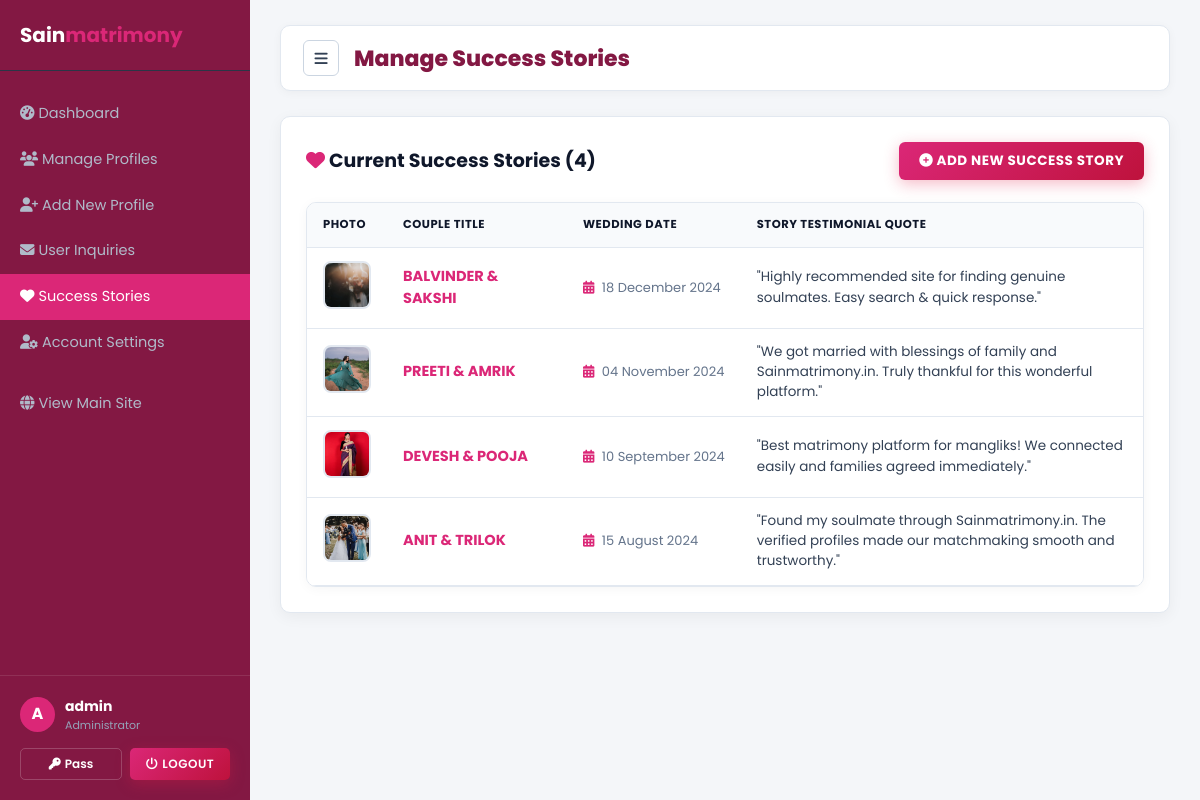
The app's page /admin/stories.php (signed in) with its own data.
### tables this page shows
CREATE TABLE `success_stories` (
  `id` int(11) NOT NULL AUTO_INCREMENT,
  `title` varchar(150) NOT NULL,
  `story` text NOT NULL,
  `photo` varchar(255) NOT NULL,
  `story_date` varchar(50) DEFAULT '',
  `status` enum('active','inactive') DEFAULT 'active',
  `created_at` timestamp NOT NULL DEFAULT current_timestamp(),
  PRIMARY KEY (`id`)
);

### admin/stories.php (the view, shortened to what this page needs)
<?php
require_once __DIR__ . '/header.php';
$stories = $pdo->query("SELECT * FROM success_stories ORDER BY id DESC")->fetchAll();
?>
<div style="background: #ffffff; padding: 25px; border-radius: 10px; box-shadow: 0 4px 15px rgba(0,0,0,0.05); border: 1px solid #e2e8f0;">
    <div style="display: flex; justify-content: space-between; align-items: center; gap: 15px; margin-bottom: 22px; flex-wrap: wrap;">
        <div>
            <h3 style="margin: 0; font-size: 19px; font-weight: 700; color: #0f172a;">
                <i class="fa fa-heart" style="color: var(--primary-red);"></i> Current Success Stories (<?php echo count($stories); ?>)
            </h3>
        </div>
        <a href="add-story.php" class="btn-red" style="padding: 9px 20px; font-size: 13.5px; border-radius: 6px;"><i class="fa fa-plus-circle"></i> Add New Success Story</a>
    </div>
    <div class="table-responsive">
        <table>
            <thead>
                <tr>
                    <th style="width: 70px;">Photo</th>
                    <th style="width: 180px;">Couple Title</th>
                    <th style="width: 150px;">Wedding Date</th>
                    <th>Story Testimonial Quote</th>
                </tr>
            </thead>
            <tbody>
                <?php if (count($stories) > 0): ?>
                    <?php foreach ($stories as $st): ?>
                        <tr>
                            <td>
                                <img src="../images/<?php echo htmlspecialchars($st['photo']); ?>" alt="" style="width: 48px; height: 48px; border-radius: 8px; object-fit: cover; border: 2px solid #e2e8f0;">
                            </td>
                            <td><strong style="color: var(--primary-red); font-size: 14.5px;"><?php echo htmlspecialchars($st['title']); ?></strong></td>
                            <td style="white-space: nowrap; font-size: 13px; color: #64748b;"><i class="fa fa-calendar-alt" style="color: var(--primary-red); margin-right: 4px;"></i> <?php echo htmlspecialchars($st['story_date']); ?></td>
                            <td style="font-size: 13.5px; color: #334155; line-height: 1.5;">"<?php echo htmlspecialchars($st['story']); ?>"</td>
                        </tr>
                    <?php endforeach; ?>
                <?php endif; ?>
            </tbody>
        </table>
    </div>
</div>
<?php require_once __DIR__ . '/footer.php'; ?>

### css/style.css (style rules this page uses)
:root { --primary-red: #db2777; --primary-red-hover: #be185d; --secondary-gold: #f472b6; --secondary-gold-dark: #db2777; --gold-gradient: linear-gradient(135deg, #f472b6 0%, #db2777 100%); --pink-gradient: linear-gradient(135deg, #ec4899 0%, #be185d 100%); --dark-navy: #831843; --dark-footer: #4c0519; --light-bg: #fdf2f8; --text-dark: #1e293b; --text-muted: #64748b; --border-color: #fbcfe8; }
* { margin: 0; padding: 0; box-sizing: border-box; font-family: 'Poppins', 'Segoe UI', sans-serif; }
body { background-color: #ffffff; color: var(--text-dark); line-height: 1.5; top: 0px !important; position: static !important; }
a { text-decoration: none; color: inherit; }
.btn-red { background: linear-gradient(135deg, var(--primary-red) 0%, #be123c 100%); color: #ffffff !important; padding: 11px 24px; border-radius: 8px; font-weight: 700; border: none; cursor: pointer; display: inline-block; transition: all 0.3s ease; box-shadow: 0 4px 15px rgba(225, 29, 72, 0.3); text-transform: uppercase; font-size: 13.5px; letter-spacing: 0.5px; }
.table-responsive { background: #ffffff; border-radius: 10px; overflow-x: auto; box-shadow: 0 2px 12px rgba(0,0,0,0.04); border: 1px solid #e2e8f0; width: 100%; }
.table-responsive table { width: 100%; min-width: 950px; border-collapse: collapse; }
th, td { padding: 13px 16px; text-align: left; border-bottom: 1px solid #e2e8f0; font-size: 13.5px; vertical-align: middle; }
th { background-color: #f8fafc; font-weight: 700; color: #0f172a; text-transform: uppercase; font-size: 11.5px; letter-spacing: 0.5px; white-space: nowrap; }

### records on screen
success_stories: photo (picture), title "BALVINDER & SAKSHI", story_date "18 December 2024", story "Highly recommended site for finding genuine soulmates. Easy search & quick response."
success_stories: photo (picture), title "PREETI & AMRIK", story_date "04 November 2024", story "We got married with blessings of family and Sainmatrimony.in. Truly thankful for this wonderful platform."
success_stories: photo (picture), title "DEVESH & POOJA", story_date "10 September 2024", story "Best matrimony platform for mangliks! We connected easily and families agreed immediately."
success_stories: photo (picture), title "ANIT & TRILOK", story_date "15 August 2024", story "Found my soulmate through Sainmatrimony.in. The verified profiles made our matchmaking smooth and trustworthy."

### other values on screen
substr($_SESSION['admin_username'], 0, 1) "A"
$_SESSION['admin_username'] "admin"
$page_title "Manage Success Stories"
count($stories) "4"
